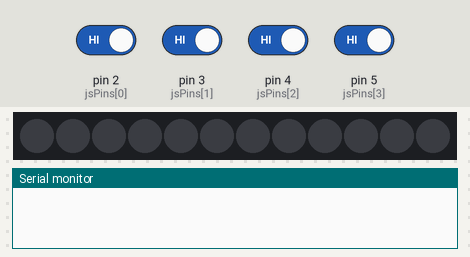
The sketch below on a simulated Arduino Uno, built with avr-gcc and run on an emulated ATmega328P. Shown: 12 RGB LEDs in strip order, left to right, the last lines printed to the serial monitor. Inputs (shaded band) come from the test bench; at power-on: pin 2 (jsPins[0]), pin 3 (jsPins[1]), pin 4 (jsPins[2]), pin 5 (jsPins[3]) HIGH. Dim RGB values are drawn brighter than linear.

Above: at 1.2 s.
1.3 s: pin 2 (jsPins[0]) driven LOW
At 2.1 s:
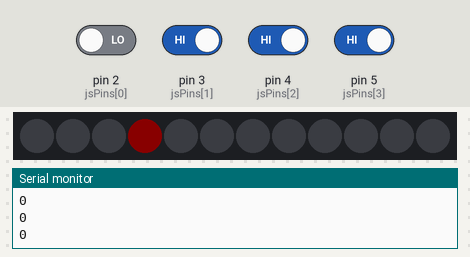
2.8 s: pin 4 (jsPins[2]) driven LOW
At 3.8 s:
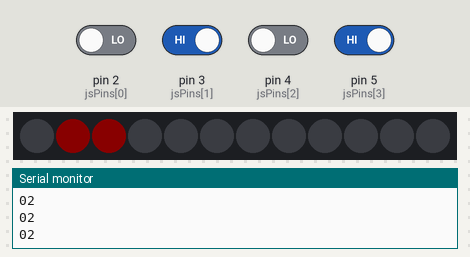
4.3 s: pin 2 (jsPins[0]) driven HIGH
At 5.4 s:
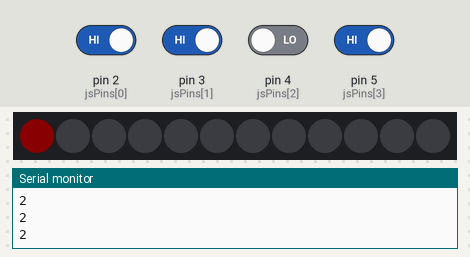
5.8 s: pin 3 (jsPins[1]) driven LOW
At 7.0 s:
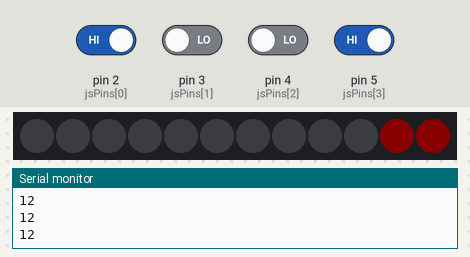
7.3 s: pin 5 (jsPins[3]) driven LOW
At 8.7 s:
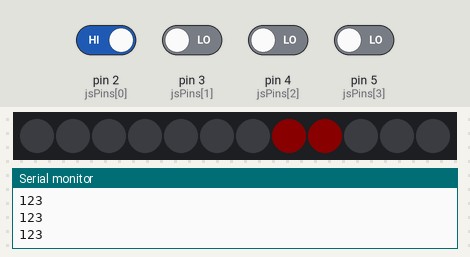
Timing chart, 0 to 9.8 s (numbered marks = the images above; inputs shaded):
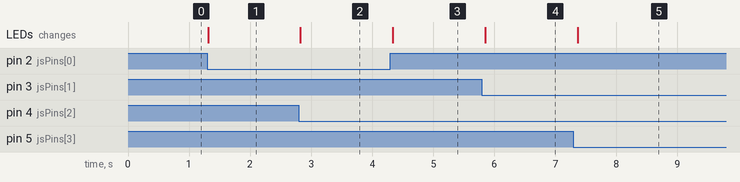

The sketch:

JoyStickDemo.ino
```cpp
#include <Adafruit_NeoPixel.h>

#define PIN 11
#define STRIPSIZE 12

Adafruit_NeoPixel strip = Adafruit_NeoPixel(STRIPSIZE, PIN, NEO_GRBW + NEO_KHZ800);

int jsPins[] = {2,3,4,5};
bool jsReadings[4];

void setup() {
  strip.begin();
  strip.setBrightness(10);  // Lower brightness and save eyeballs!
  strip.show(); // Initialize all pixels to 'off'

  // Joystick pins
  for(int i=0; i<4; i++) {
    pinMode(jsPins[i], INPUT);
  }

  Serial.begin(9600);
}

void read4WayJs() {
  // Wiring: ground, pins[0], pins[1], pin[2], pin[3]
  // digitalRead == LOW -> direction triggered
  for(int i=0; i<4; i++) {
    jsReadings[i] = digitalRead(jsPins[i]) == LOW;
  }
}


void loop() {
  read4WayJs();
  strip.clear();

  if(jsReadings[2]&&!jsReadings[1]) {
    if(jsReadings[0]) {
      strip.setPixelColor(1, 255,0,0);
      strip.setPixelColor(2, 255,0,0);
    } else{
      strip.setPixelColor(0, 255,0,0);
    }
  } else if(jsReadings[0]) {
    if(jsReadings[3]) {
      strip.setPixelColor(4, 255,0,0);
      strip.setPixelColor(5, 255,0,0);
    } else{
      strip.setPixelColor(3, 255,0,0);
    }
  } else if(jsReadings[3]) {
    if(jsReadings[1]) {
      strip.setPixelColor(7, 255,0,0);
      strip.setPixelColor(8, 255,0,0);
    } else{
      strip.setPixelColor(6, 255,0,0);
    }
  } else if(jsReadings[1]) {
    if(jsReadings[2]) {
      strip.setPixelColor(10, 255,0,0);
      strip.setPixelColor(11, 255,0,0);
    } else{
      strip.setPixelColor(9, 255,0,0);
    }
  }
  strip.show();

  for(int i=0; i<4; i++) {
    if(jsReadings[i]) {
      Serial.print(i);
    }
  }
  Serial.println();
  delay(100);
}
```

Measured:
- after the input at 1.3 s, the LEDs: change at once (image 1)
- after the input at 2.8 s, the LEDs: change at once (image 2)
- after the input at 4.3 s, the LEDs: change at once (image 3)
- after the input at 5.8 s, the LEDs: change after 0.05 s (image 4)
- after the input at 7.3 s, the LEDs: change after 0.07 s (image 5)
